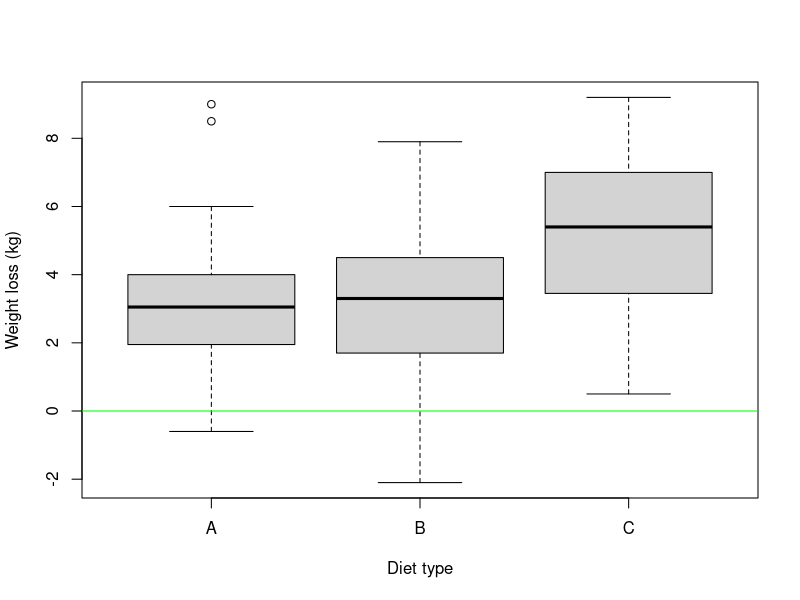
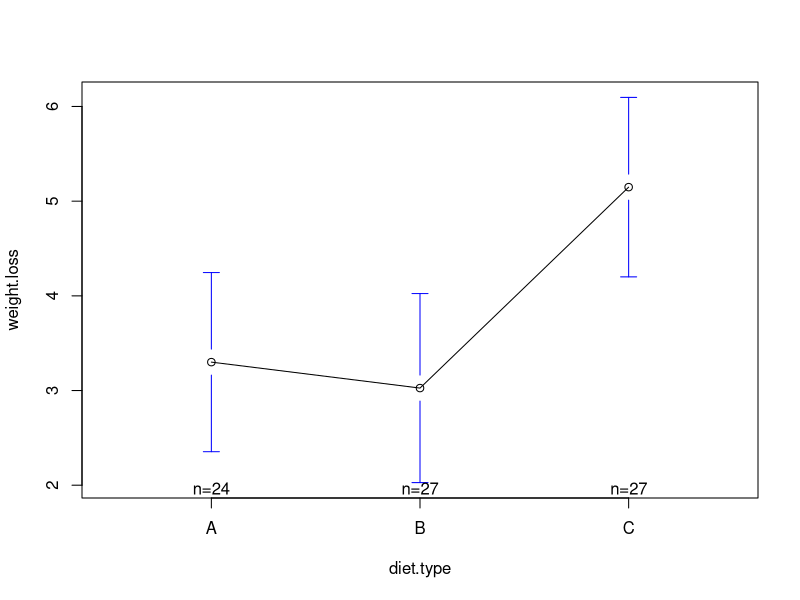

These charts were generated, in order, by the following R code: (Note: this script raises an error after producing the figures.)
#Дисперсионный анализ. Пример

#Загрузим данные (требуется установить Рабочую папку с помощью setwd) или указать полный путь
data = read.csv("data/diet.csv",row.names=1)
summary(data)
#Ознакомимся со структурой и переименуем колонки, как нам удобно
#https://www.sheffield.ac.uk/polopoly_fs/1.547015!/file/Diet_data_description.docx
#https://www.sheffield.ac.uk/mash/data
colnames(data) <- c("gender", "age", "height", "initial.weight", 
                    "diet.type", "final.weight")
data$diet.type <- factor(c("A", "B", "C")[data$diet.type])
#Добавим новую колонку - Похудение
data$weight.loss = data$initial.weight - data$final.weight
#Проанализиуем есть ли различия по типам диет
boxplot(weight.loss~diet.type,data=data,col="light gray",
        ylab = "Weight loss (kg)", xlab = "Diet type")
abline(h=0,col="green")

#проверим сбалансированные ли данные
table(data$diet.type)

#Для подгонки ANOVA модели используем функцию aov, частный случай линейной модели lm
#тест на межгрупповые различия
fit <- aov(weight.loss ~ diet.type, data=data)
summary(fit)
library(gplots)
plotmeans(weight.loss ~ diet.type, data=data)
aggregate(data$weight.loss, by = list(data$diet.type), FUN=sd)

TukeyHSD(fit)


TBD
